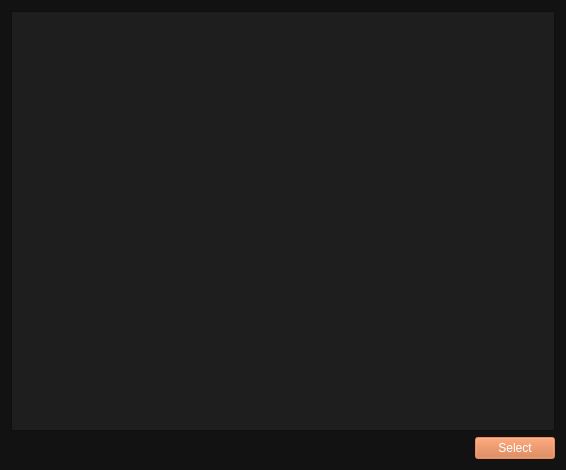
<?xml version="1.0" encoding="UTF-8"?>
<ui version="4.0">
 <class>SelectMapDialog</class>
 <widget class="QDialog" name="SelectMapDialog">
  <property name="geometry">
   <rect>
    <x>0</x>
    <y>0</y>
    <width>566</width>
    <height>470</height>
   </rect>
  </property>
  <property name="palette">
   <palette>
    <active>
     <colorrole role="WindowText">
      <brush brushstyle="SolidPattern">
       <color alpha="255">
        <red>255</red>
        <green>255</green>
        <blue>255</blue>
       </color>
      </brush>
     </colorrole>
     <colorrole role="Button">
      <brush brushstyle="SolidPattern">
       <color alpha="255">
        <red>207</red>
        <green>106</green>
        <blue>50</blue>
       </color>
      </brush>
     </colorrole>
     <colorrole role="Dark">
      <brush brushstyle="SolidPattern">
       <color alpha="255">
        <red>92</red>
        <green>92</green>
        <blue>92</blue>
       </color>
      </brush>
     </colorrole>
     <colorrole role="Mid">
      <brush brushstyle="SolidPattern">
       <color alpha="255">
        <red>127</red>
        <green>127</green>
        <blue>127</blue>
       </color>
      </brush>
     </colorrole>
     <colorrole role="Text">
      <brush brushstyle="SolidPattern">
       <color alpha="255">
        <red>255</red>
        <green>255</green>
        <blue>255</blue>
       </color>
      </brush>
     </colorrole>
     <colorrole role="ButtonText">
      <brush brushstyle="SolidPattern">
       <color alpha="255">
        <red>255</red>
        <green>255</green>
        <blue>255</blue>
       </color>
      </brush>
     </colorrole>
     <colorrole role="Base">
      <brush brushstyle="SolidPattern">
       <color alpha="255">
        <red>30</red>
        <green>30</green>
        <blue>30</blue>
       </color>
      </brush>
     </colorrole>
     <colorrole role="Window">
      <brush brushstyle="SolidPattern">
       <color alpha="255">
        <red>18</red>
        <green>18</green>
        <blue>18</blue>
       </color>
      </brush>
     </colorrole>
     <colorrole role="Highlight">
      <brush brushstyle="SolidPattern">
       <color alpha="255">
        <red>207</red>
        <green>106</green>
        <blue>50</blue>
       </color>
      </brush>
     </colorrole>
     <colorrole role="LinkVisited">
      <brush brushstyle="SolidPattern">
       <color alpha="255">
        <red>255</red>
        <green>158</green>
        <blue>105</blue>
       </color>
      </brush>
     </colorrole>
     <colorrole role="AlternateBase">
      <brush brushstyle="SolidPattern">
       <color alpha="255">
        <red>45</red>
        <green>45</green>
        <blue>45</blue>
       </color>
      </brush>
     </colorrole>
     <colorrole role="ToolTipBase">
      <brush brushstyle="SolidPattern">
       <color alpha="255">
        <red>97</red>
        <green>97</green>
        <blue>97</blue>
       </color>
      </brush>
     </colorrole>
    </active>
    <inactive>
     <colorrole role="WindowText">
      <brush brushstyle="SolidPattern">
       <color alpha="255">
        <red>255</red>
        <green>255</green>
        <blue>255</blue>
       </color>
      </brush>
     </colorrole>
     <colorrole role="Button">
      <brush brushstyle="SolidPattern">
       <color alpha="255">
        <red>207</red>
        <green>106</green>
        <blue>50</blue>
       </color>
      </brush>
     </colorrole>
     <colorrole role="Dark">
      <brush brushstyle="SolidPattern">
       <color alpha="255">
        <red>92</red>
        <green>92</green>
        <blue>92</blue>
       </color>
      </brush>
     </colorrole>
     <colorrole role="Mid">
      <brush brushstyle="SolidPattern">
       <color alpha="255">
        <red>127</red>
        <green>127</green>
        <blue>127</blue>
       </color>
      </brush>
     </colorrole>
     <colorrole role="Text">
      <brush brushstyle="SolidPattern">
       <color alpha="255">
        <red>255</red>
        <green>255</green>
        <blue>255</blue>
       </color>
      </brush>
     </colorrole>
     <colorrole role="ButtonText">
      <brush brushstyle="SolidPattern">
       <color alpha="255">
        <red>255</red>
        <green>255</green>
        <blue>255</blue>
       </color>
      </brush>
     </colorrole>
     <colorrole role="Base">
      <brush brushstyle="SolidPattern">
       <color alpha="255">
        <red>30</red>
        <green>30</green>
        <blue>30</blue>
       </color>
      </brush>
     </colorrole>
     <colorrole role="Window">
      <brush brushstyle="SolidPattern">
       <color alpha="255">
        <red>18</red>
        <green>18</green>
        <blue>18</blue>
       </color>
      </brush>
     </colorrole>
     <colorrole role="Highlight">
      <brush brushstyle="SolidPattern">
       <color alpha="255">
        <red>207</red>
        <green>106</green>
        <blue>50</blue>
       </color>
      </brush>
     </colorrole>
     <colorrole role="LinkVisited">
      <brush brushstyle="SolidPattern">
       <color alpha="255">
        <red>255</red>
        <green>158</green>
        <blue>105</blue>
       </color>
      </brush>
     </colorrole>
     <colorrole role="AlternateBase">
      <brush brushstyle="SolidPattern">
       <color alpha="255">
        <red>45</red>
        <green>45</green>
        <blue>45</blue>
       </color>
      </brush>
     </colorrole>
     <colorrole role="ToolTipBase">
      <brush brushstyle="SolidPattern">
       <color alpha="255">
        <red>97</red>
        <green>97</green>
        <blue>97</blue>
       </color>
      </brush>
     </colorrole>
    </inactive>
    <disabled>
     <colorrole role="WindowText">
      <brush brushstyle="SolidPattern">
       <color alpha="255">
        <red>92</red>
        <green>92</green>
        <blue>92</blue>
       </color>
      </brush>
     </colorrole>
     <colorrole role="Button">
      <brush brushstyle="SolidPattern">
       <color alpha="255">
        <red>207</red>
        <green>106</green>
        <blue>50</blue>
       </color>
      </brush>
     </colorrole>
     <colorrole role="Dark">
      <brush brushstyle="SolidPattern">
       <color alpha="255">
        <red>92</red>
        <green>92</green>
        <blue>92</blue>
       </color>
      </brush>
     </colorrole>
     <colorrole role="Mid">
      <brush brushstyle="SolidPattern">
       <color alpha="255">
        <red>127</red>
        <green>127</green>
        <blue>127</blue>
       </color>
      </brush>
     </colorrole>
     <colorrole role="Text">
      <brush brushstyle="SolidPattern">
       <color alpha="255">
        <red>92</red>
        <green>92</green>
        <blue>92</blue>
       </color>
      </brush>
     </colorrole>
     <colorrole role="ButtonText">
      <brush brushstyle="SolidPattern">
       <color alpha="255">
        <red>92</red>
        <green>92</green>
        <blue>92</blue>
       </color>
      </brush>
     </colorrole>
     <colorrole role="Base">
      <brush brushstyle="SolidPattern">
       <color alpha="255">
        <red>18</red>
        <green>18</green>
        <blue>18</blue>
       </color>
      </brush>
     </colorrole>
     <colorrole role="Window">
      <brush brushstyle="SolidPattern">
       <color alpha="255">
        <red>18</red>
        <green>18</green>
        <blue>18</blue>
       </color>
      </brush>
     </colorrole>
     <colorrole role="LinkVisited">
      <brush brushstyle="SolidPattern">
       <color alpha="255">
        <red>255</red>
        <green>158</green>
        <blue>105</blue>
       </color>
      </brush>
     </colorrole>
     <colorrole role="AlternateBase">
      <brush brushstyle="SolidPattern">
       <color alpha="255">
        <red>45</red>
        <green>45</green>
        <blue>45</blue>
       </color>
      </brush>
     </colorrole>
     <colorrole role="ToolTipBase">
      <brush brushstyle="SolidPattern">
       <color alpha="255">
        <red>97</red>
        <green>97</green>
        <blue>97</blue>
       </color>
      </brush>
     </colorrole>
    </disabled>
   </palette>
  </property>
  <property name="windowTitle">
   <string>Select Map</string>
  </property>
  <property name="windowIcon">
   <iconset resource="../resources.qrc">
    <normaloff>:/icons/resources/Images/tf2dsm_logo.png</normaloff>:/icons/resources/Images/tf2dsm_logo.png</iconset>
  </property>
  <layout class="QVBoxLayout" name="verticalLayout">
   <item>
    <widget class="QListWidget" name="listMaps">
     <property name="palette">
      <palette>
       <active>
        <colorrole role="WindowText">
         <brush brushstyle="SolidPattern">
          <color alpha="255">
           <red>255</red>
           <green>255</green>
           <blue>255</blue>
          </color>
         </brush>
        </colorrole>
        <colorrole role="Button">
         <brush brushstyle="SolidPattern">
          <color alpha="255">
           <red>207</red>
           <green>106</green>
           <blue>50</blue>
          </color>
         </brush>
        </colorrole>
        <colorrole role="Dark">
         <brush brushstyle="SolidPattern">
          <color alpha="255">
           <red>92</red>
           <green>92</green>
           <blue>92</blue>
          </color>
         </brush>
        </colorrole>
        <colorrole role="Mid">
         <brush brushstyle="SolidPattern">
          <color alpha="255">
           <red>127</red>
           <green>127</green>
           <blue>127</blue>
          </color>
         </brush>
        </colorrole>
        <colorrole role="Text">
         <brush brushstyle="SolidPattern">
          <color alpha="255">
           <red>255</red>
           <green>255</green>
           <blue>255</blue>
          </color>
         </brush>
        </colorrole>
        <colorrole role="ButtonText">
         <brush brushstyle="SolidPattern">
          <color alpha="255">
           <red>255</red>
           <green>255</green>
           <blue>255</blue>
          </color>
         </brush>
        </colorrole>
        <colorrole role="Base">
         <brush brushstyle="SolidPattern">
          <color alpha="255">
           <red>30</red>
           <green>30</green>
           <blue>30</blue>
          </color>
         </brush>
        </colorrole>
        <colorrole role="Window">
         <brush brushstyle="SolidPattern">
          <color alpha="255">
           <red>18</red>
           <green>18</green>
           <blue>18</blue>
          </color>
         </brush>
        </colorrole>
        <colorrole role="Highlight">
         <brush brushstyle="SolidPattern">
          <color alpha="255">
           <red>207</red>
           <green>106</green>
           <blue>50</blue>
          </color>
         </brush>
        </colorrole>
        <colorrole role="LinkVisited">
         <brush brushstyle="SolidPattern">
          <color alpha="255">
           <red>255</red>
           <green>158</green>
           <blue>105</blue>
          </color>
         </brush>
        </colorrole>
        <colorrole role="AlternateBase">
         <brush brushstyle="SolidPattern">
          <color alpha="255">
           <red>45</red>
           <green>45</green>
           <blue>45</blue>
          </color>
         </brush>
        </colorrole>
        <colorrole role="ToolTipBase">
         <brush brushstyle="SolidPattern">
          <color alpha="255">
           <red>97</red>
           <green>97</green>
           <blue>97</blue>
          </color>
         </brush>
        </colorrole>
       </active>
       <inactive>
        <colorrole role="WindowText">
         <brush brushstyle="SolidPattern">
          <color alpha="255">
           <red>255</red>
           <green>255</green>
           <blue>255</blue>
          </color>
         </brush>
        </colorrole>
        <colorrole role="Button">
         <brush brushstyle="SolidPattern">
          <color alpha="255">
           <red>207</red>
           <green>106</green>
           <blue>50</blue>
          </color>
         </brush>
        </colorrole>
        <colorrole role="Dark">
         <brush brushstyle="SolidPattern">
          <color alpha="255">
           <red>92</red>
           <green>92</green>
           <blue>92</blue>
          </color>
         </brush>
        </colorrole>
        <colorrole role="Mid">
         <brush brushstyle="SolidPattern">
          <color alpha="255">
           <red>127</red>
           <green>127</green>
           <blue>127</blue>
          </color>
         </brush>
        </colorrole>
        <colorrole role="Text">
         <brush brushstyle="SolidPattern">
          <color alpha="255">
           <red>255</red>
           <green>255</green>
           <blue>255</blue>
          </color>
         </brush>
        </colorrole>
        <colorrole role="ButtonText">
         <brush brushstyle="SolidPattern">
          <color alpha="255">
           <red>255</red>
           <green>255</green>
           <blue>255</blue>
          </color>
         </brush>
        </colorrole>
        <colorrole role="Base">
         <brush brushstyle="SolidPattern">
          <color alpha="255">
           <red>30</red>
           <green>30</green>
           <blue>30</blue>
          </color>
         </brush>
        </colorrole>
        <colorrole role="Window">
         <brush brushstyle="SolidPattern">
          <color alpha="255">
           <red>18</red>
           <green>18</green>
           <blue>18</blue>
          </color>
         </brush>
        </colorrole>
        <colorrole role="Highlight">
         <brush brushstyle="SolidPattern">
          <color alpha="255">
           <red>207</red>
           <green>106</green>
           <blue>50</blue>
          </color>
         </brush>
        </colorrole>
        <colorrole role="LinkVisited">
         <brush brushstyle="SolidPattern">
          <color alpha="255">
           <red>255</red>
           <green>158</green>
           <blue>105</blue>
          </color>
         </brush>
        </colorrole>
        <colorrole role="AlternateBase">
         <brush brushstyle="SolidPattern">
          <color alpha="255">
           <red>45</red>
           <green>45</green>
           <blue>45</blue>
          </color>
         </brush>
        </colorrole>
        <colorrole role="ToolTipBase">
         <brush brushstyle="SolidPattern">
          <color alpha="255">
           <red>97</red>
           <green>97</green>
           <blue>97</blue>
          </color>
         </brush>
        </colorrole>
       </inactive>
       <disabled>
        <colorrole role="WindowText">
         <brush brushstyle="SolidPattern">
          <color alpha="255">
           <red>92</red>
           <green>92</green>
           <blue>92</blue>
          </color>
         </brush>
        </colorrole>
        <colorrole role="Button">
         <brush brushstyle="SolidPattern">
          <color alpha="255">
           <red>207</red>
           <green>106</green>
           <blue>50</blue>
          </color>
         </brush>
        </colorrole>
        <colorrole role="Dark">
         <brush brushstyle="SolidPattern">
          <color alpha="255">
           <red>92</red>
           <green>92</green>
           <blue>92</blue>
          </color>
         </brush>
        </colorrole>
        <colorrole role="Mid">
         <brush brushstyle="SolidPattern">
          <color alpha="255">
           <red>127</red>
           <green>127</green>
           <blue>127</blue>
          </color>
         </brush>
        </colorrole>
        <colorrole role="Text">
         <brush brushstyle="SolidPattern">
          <color alpha="255">
           <red>92</red>
           <green>92</green>
           <blue>92</blue>
          </color>
         </brush>
        </colorrole>
        <colorrole role="ButtonText">
         <brush brushstyle="SolidPattern">
          <color alpha="255">
           <red>92</red>
           <green>92</green>
           <blue>92</blue>
          </color>
         </brush>
        </colorrole>
        <colorrole role="Base">
         <brush brushstyle="SolidPattern">
          <color alpha="255">
           <red>18</red>
           <green>18</green>
           <blue>18</blue>
          </color>
         </brush>
        </colorrole>
        <colorrole role="Window">
         <brush brushstyle="SolidPattern">
          <color alpha="255">
           <red>18</red>
           <green>18</green>
           <blue>18</blue>
          </color>
         </brush>
        </colorrole>
        <colorrole role="LinkVisited">
         <brush brushstyle="SolidPattern">
          <color alpha="255">
           <red>255</red>
           <green>158</green>
           <blue>105</blue>
          </color>
         </brush>
        </colorrole>
        <colorrole role="AlternateBase">
         <brush brushstyle="SolidPattern">
          <color alpha="255">
           <red>45</red>
           <green>45</green>
           <blue>45</blue>
          </color>
         </brush>
        </colorrole>
        <colorrole role="ToolTipBase">
         <brush brushstyle="SolidPattern">
          <color alpha="255">
           <red>97</red>
           <green>97</green>
           <blue>97</blue>
          </color>
         </brush>
        </colorrole>
       </disabled>
      </palette>
     </property>
    </widget>
   </item>
   <item>
    <layout class="QHBoxLayout" name="horizontalLayout">
     <item>
      <spacer name="horizontalSpacer">
       <property name="orientation">
        <enum>Qt::Orientation::Horizontal</enum>
       </property>
       <property name="sizeHint" stdset="0">
        <size>
         <width>40</width>
         <height>20</height>
        </size>
       </property>
      </spacer>
     </item>
     <item>
      <widget class="QPushButton" name="btnSelect">
       <property name="text">
        <string>Select</string>
       </property>
      </widget>
     </item>
    </layout>
   </item>
  </layout>
 </widget>
 <resources>
  <include location="../resources.qrc"/>
 </resources>
 <connections/>
</ui>
